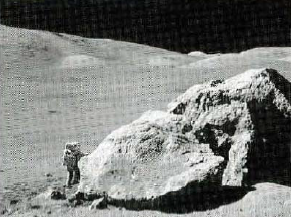
%> input picture Chapter5/image/bb.PNG, 291 x 217 px
$ octave Gaussian_Band_reject_Filters.m   (GNU Octave 9; MATLAB toolbox functions it lacks are replaced by stand-ins)
%> lines starting %> are read from the running program, lines starting %| are printed output that depends on the picture
clc
clear all
close all

% بارگذاری تصویر
img = imread('image/bb.PNG');
%> img is the input picture: size 217x291x3 uint8; mean R, G, B 120.4, 122.5, 119.6
img = rgb2gray(img);
%> img: size 217x291 uint8

% ایجاد نویز پریودیک
[rows, cols] = size(img);
%> rows = 217; cols = 291
[X, Y] = meshgrid(1:cols, 1:rows);
frequency = 10; % فرکانس نویز
noise = 50 * sin(2 * pi * frequency * X / cols);

% اضافه کردن نویز به تصویر
noisy_img = double(img) + noise;
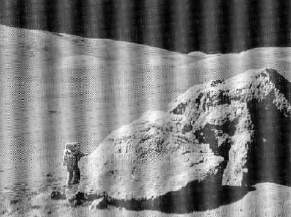
%> noisy_img: size 217x291 double; min -49.88, max 305, mean 121.5; drawn with min black and max white

% اندازه تصویر
[M, N] = size(noisy_img );
%> M = 217; N = 291

% تبدیل به دامنه فرکانس
F = fft2(double(noisy_img ));
Fshift = fftshift(F);

% ایجاد فیلتر باند-ردکننده گاوسی
D0 = 30; % فرکانس قطع
[x, y] = meshgrid(-N/2:N/2-1, -M/2:M/2-1);
D = sqrt(x.^2 + y.^2);
H = 1 - exp(-(D.^2) / (2 * (D0^2)));

% اعمال فیلتر به دامنه فرکانس
G = H .* Fshift;

% تبدیل به دامنه فضایی
Gshift = ifftshift(G);
img_filtered = ifft2(Gshift);
img_filtered = real(img_filtered);
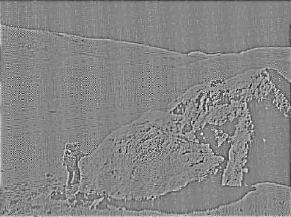
%> img_filtered: size 217x291 double; min -133, max 119.9, mean 0; drawn with min black and max white

% نمایش تصویر اصلی و تصویر فیلتر شده
figure;
subplot(1, 2, 1);
imshow(uint8(noisy_img ));
title('تصویر اصلی');

subplot(1, 2, 2);
imshow(uint8(img_filtered));
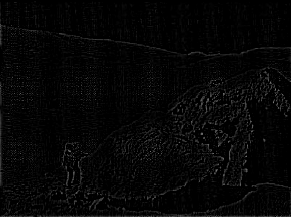
%> displayed picture: size 217x291, on the screen's scale of 0 to 255; min 0, max 120, mean 6.1
title('تصویر فیلتر شده');

$ run again, with Chapter5/image/Periodic_Noise.PNG copied over Chapter5/image/bb.PNG
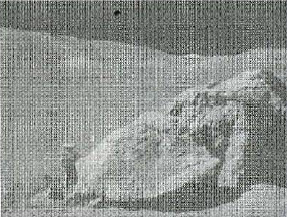
%> input picture Chapter5/image/Periodic_Noise.PNG, 287 x 217 px
%> img is the input picture: size 217x287x3 uint8; mean R, G, B 140.4, 144.2, 140.7
%> img: size 217x287 uint8
%> `img_filtered = real(img_filtered);`:
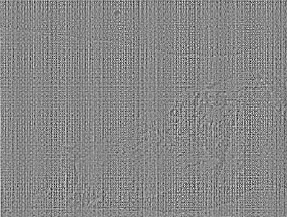
%> img_filtered: size 217x287 double; min -150.1, max 130.8, mean 0; drawn with min black and max white
%> `imshow(uint8(img_filtered));`:
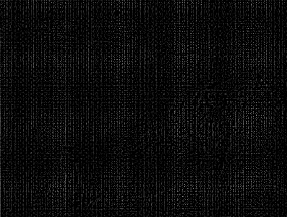
%> displayed picture: size 217x287, on the screen's scale of 0 to 255; min 0, max 131, mean 11.1

$ run again, with Chapter5/image/additive _Gaussian _noise.png copied over Chapter5/image/bb.PNG
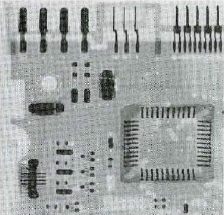
%> input picture Chapter5/image/additive _Gaussian _noise.png, 224 x 215 px
%> img is the input picture: size 215x224x3 uint8; mean R, G, B 160.3, 165.3, 164
%> img: size 215x224 uint8
%> `img_filtered = real(img_filtered);`:
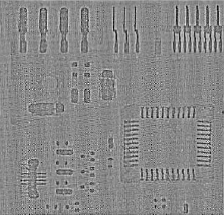
%> img_filtered: size 215x224 double; min -101.3, max 87.91, mean 0; drawn with min black and max white
%> `imshow(uint8(img_filtered));`:
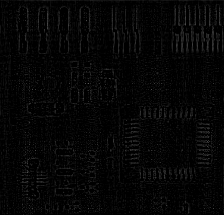
%> displayed picture: size 215x224, on the screen's scale of 0 to 255; min 0, max 88, mean 5.7
